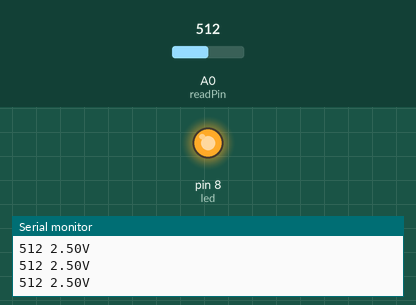
The sketch below on a simulated Arduino Uno, built with avr-gcc and run on an emulated ATmega328P. On the bench: output pins drawn as LEDs (lit = HIGH), the last lines printed to the serial monitor. The inputs (shaded band) are chosen by the test bench; at power-on: A0 (readPin) = 512.

Above: at 1.3 s.
1.4 s: A0 (readPin) set to 495
At 2.7 s:
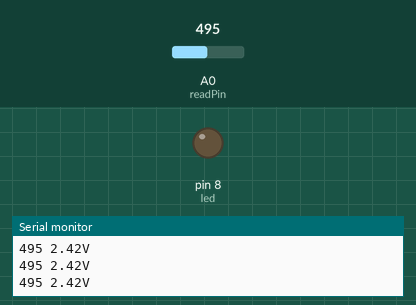
3.0 s: A0 (readPin) set to 716
At 4.0 s:
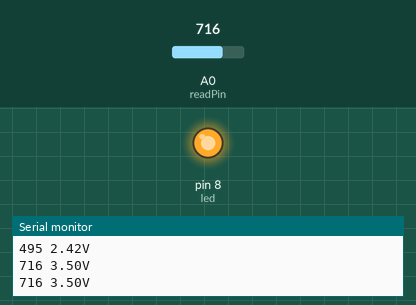
4.5 s: A0 (readPin) set to 804
6.0 s: A0 (readPin) set to 837
At 6.5 s:
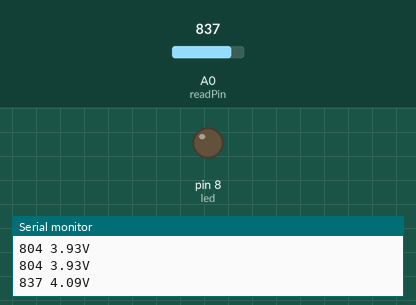
Timing chart, 0 to 8.5 s (numbered marks = the images above; inputs shaded):
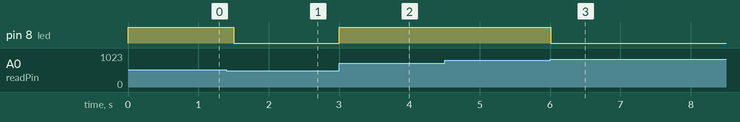

Measured:
- the behaviour switches between 512 and 511 on A0 (readPin) (found by bisection; images 0 and 1)
- the behaviour switches between 818 and 819 on A0 (readPin) (found by bisection; images 2 and 3)
- after the input at 1.4 s, pin 8 (led): HIGH → LOW after 0.10 s
- after the input at 3.0 s, pin 8 (led): LOW → HIGH at once
- after the input at 6.0 s, pin 8 (led): HIGH → LOW at once

The sketch:

Bai08.ino
```cpp
//5V -- 1023; 0V -- 0;
int readPin = A0;
int readVal = 0;
float V = 0;
int led = 8;
void setup() {
  // put your setup code here, to run once:
  Serial.begin(9600);
  pinMode(readPin,INPUT);
  pinMode(led,OUTPUT);
}
void loop() {
  // put your main code here, to run repeatedly:
  readVal = analogRead(readPin);
  V = (5./1023.) * readVal;
  Serial.print(readVal);
  Serial.print(" ");
  Serial.print(V);
  Serial.println("V");

  if (V < 2.5){
    digitalWrite(led,LOW);
  } else if (V<4.0){
    digitalWrite(led,HIGH);
  }
  else {
    digitalWrite(led,LOW);
  }

  delay(500);
}
```
